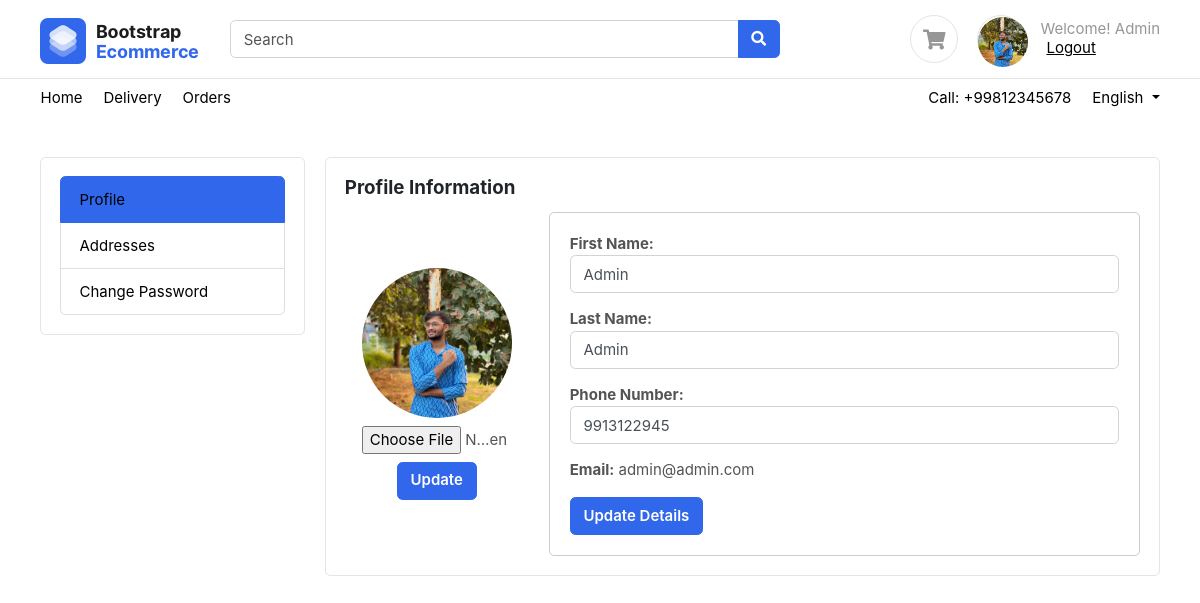
The page /account/user/admin@admin.com/ (signed in) on the database its author committed.
### accounts/models.py (models this page shows, shortened)
class User(AbstractUser):
    username = None
    first_name = models.CharField(_("first name"), max_length=150, blank=True, null=True)
    last_name = models.CharField(_("last name"), max_length=150, blank=True, null=True)
    email = models.EmailField(primary_key=True)
    phone_number = models.CharField(max_length=20, null=True, blank=True)
    user_bio = models.TextField(null=True, blank=True)
    user_image = models.ImageField(upload_to="profile", null=True, blank=True)
    email_token = models.CharField(max_length=100, null=True, blank=True)
    is_email_verified = models.BooleanField(default=False)
    reset_password_token = models.UUIDField(default=None , null=True, blank=True)
    USERNAME_FIELD = 'email'
    REQUIRED_FIELDS = []
    objects = UserManager()
    class Meta:
        verbose_name = 'profile'
    def __str__(self):
        return self.email

### accounts/views.py (the view, shortened to what this page needs)
# urls.py: path('user/<str:email>/', user_profile, name='profile'),
@login_required(login_url='login')
def user_profile(request, email):
    if request.user.email==email:
        return render(request, 'accounts/profile.html')
    else:
        messages.warning(request, 'You are not authorized to access this page')
        return HttpResponseRedirect(request.path_info)

### templates/accounts/profile.html (shortened to what this page needs)
{% extends "base/base.html" %}
{% block content %}
<section class="section-content padding-y" style="min-height:80vh">
    <div class="container">
        <div class="row">
            <div class="col-md-3">
                <div class="card">
                    <div class="card-body">
                        <ul class="list-group">
                            <li class="list-group-item active"><a href="{% url 'profile' request.user%}">Profile</a></li>
                            <li class="list-group-item"><a href="{% url 'address' %}">Addresses</a></li>
                            <li class="list-group-item"><a href="{% url 'change-password' %}">Change Password</a></li>
                        </ul>
                    </div>
                </div>
            </div>
            <div class="col-md-9">
                <div id="profile" class="card">
                    <div class="card-body">
                        <h5 class="card-title">Profile Information</h5>
                        <div class="row">
                            <div class="col-md-3 d-flex justify-content-center align-items-center">
                                <div class="profile-image-container">
                                    {% if request.user.user_image %}
                                    <img id="profile-image" src="{{ request.user.user_image.url }}" alt="Profile Picture" class="img-fluid rounded-circle img-sm mb-2" style="width: 150px; height: 150px;" >
                                    {% else %}
                                        <i class="fa fa-user"></i>
                                    {% endif %}
                                    <form method="post" enctype="multipart/form-data">
                                        <input type="file" name="profile_picture" accept="image/*" style="width:150px;">
                                        <button type="submit" class="btn btn-primary mt-2">Update</button>
                                    </form>
                                </div>
                            </div>
                            <div class="col-md-9">
                                <form id="user-details-form" method="post">
                                    <div class="profile-details">
                                        <p><strong>First Name:</strong> <input type="text" name="first_name" value="{{ request.user.first_name }}" class="form-control"></p>
                                        <p><strong>Last Name:</strong> <input type="text" name="last_name" value="{{ request.user.last_name }}" class="form-control"></p>
                                        <p><strong>Phone Number:</strong> <input type="text" name="phone_number" value="{{ request.user.phone_number }}" class="form-control"></p>
                                        <p><strong>Email:</strong> {{ request.user.email }}</p>
                                        <button type="submit" class="btn btn-primary">Update Details</button>
                                    </div>
                                </form>
                            </div>
                        </div>
                    </div>
                </div>
            </div>
        </div>
    </div>
</section>
{% endblock content %}

### templates/base/base.html (shortened to what this page needs)
<!DOCTYPE HTML>
<html lang="en">
<head>
    <link rel="stylesheet" href="/static/css/slick.css">
    <link rel="stylesheet" href="/static/css/slick-theme.css">
    <link href="/static/css/bootstrap.css" rel="stylesheet" type="text/css" />
    <link href="/static/fonts/fontawesome/css/all.min.css" type="text/css" rel="stylesheet">
    <link href="/static/css/ui.css" rel="stylesheet" type="text/css" />
    <link href="/static/css/responsive.css" rel="stylesheet" />
</head>
<body>
    <header class="section-header">
        <section class="header-main border-bottom">
            <div class="container">
                <div class="row align-items-center">
                    <div class="col-lg-2 col-4">
                        <div class="brand-wrap">
                            <a class="logo" href="/"><img src="/static/images/logo.png" alt="logo"></a>
                        </div>
                    </div>
                    <div class="col-lg-6 col-sm-12">
                        <form action="{% url 'search'  %}" class="search">
                            <div class="input-group w-100">
                                <input id="productName" type="text" name="name" class="form-control" placeholder="Search">
                                <div class="input-group-append">
                                    <button class="btn btn-primary" type="submit">
                                        <i class="fa fa-search"></i>
                                    </button>
                                </div>
                            </div>
                        </form>
                    </div>
                    <div class="col-lg-4 col-sm-6 col-8">
                        <div class="widgets-wrap float-md-right">
                            <div class="widget-header  mr-3">
                                <a href="{% url 'cart' %}" class="icon icon-sm rounded-circle border"><i
                                        class="fa fa-shopping-cart"></i></a>
                            </div>
                            <div class="widget-header icontext">
                                {% if request.user.is_authenticated %}
                                    {% if request.user.user_image %}
                                        <a href="{% url 'profile' request.user.email %}" class="icon icon-sm rounded-circle border">
                                            <img class="rounded-circle" src="{{ request.user.user_image.url }}" alt="User Image" style="width: 50px; height: 50px; border-radius: 50%; object-fit: cover;">
                                        </a>
                                    {% else %}
                                        <a href="{% url 'profile' request.user.email %}" class="icon icon-sm rounded-circle border">
                                            <i class="fa fa-user"></i>
                                        </a>
                                    {% endif %}
                                {% else %}
                                    <a class="icon icon-sm rounded-circle border">
                                        <i class="fa fa-user"></i>
                                    </a>
                                {% endif %}
                                <div class="text">
                                    <span class="text-muted">
                                        {% if request.user.is_authenticated %}
                                        Welcome! {{ request.user.first_name }}
                                        {% else %}
                                        Sign In
                                        {% endif %}
                                    </span>
                                    {% if request.user.is_authenticated %}
                                    <div>
                                        <form method="post" action="{% url 'logout' %}" style="display: inline;">
                                            <button type="submit" style="background: none; border: none; color: black; text-decoration: underline; cursor: pointer;">Logout</button>
                                        </form>
                                    </div>
                                    {% else %}
                                    <div>
                                        <a href="{% url 'login' %}">Log in</a> |
                                        <a href="{% url 'register' %}"> Register</a>
                                    </div>
                                    {% endif %}
                                </div>
                            </div>
                        </div>
                    </div>
                </div>
            </div>
        </section>
        <nav class="navbar navbar-expand p-0">
            <div class="container">
                <ul class="navbar-nav d-none d-md-flex mr-auto">
                    <li class="nav-item"><a class="nav-link" href="/">Home</a></li>
                    <li class="nav-item"><a class="nav-link" href="#">Delivery</a></li>
                    <li class="nav-item"><a class="nav-link" href="{% url 'orders-page'%}">Orders</a></li>
                </ul>
                <ul class="navbar-nav">
                    <li class="nav-item"><a href="#" class="nav-link"> Call: +99812345678 </a></li>
                    <li class="nav-item dropdown">
                        <a href="#" class="nav-link dropdown-toggle" data-toggle="dropdown"> English </a>
                    </li>
                </ul>
            </div>
        </nav>
    </header>
    {% block content %}
    {% endblock content %}
</body>
</html>

### static/css/ui.css (style rules this page uses)
html { font-family: 'Inter', sans-serif; font-size: 15px; }
.icon-xs, .icon-sm, .icon-md, .icon-lg { display: inline-block; text-align: center; flex-shrink: 0; flex-grow: 0; }
.icon-sm { width: 48px; height: 48px; line-height: 48px; font-size: 20px; }
.img-xs, .img-sm, .img-md, .img-lg { object-fit: cover; flex-shrink: 0; flex-grow: 0; }
.img-sm { width: 80px; height: 80px; }
.padding-y { padding-top: 40px; padding-bottom: 40px; }
.card .card-title { color: #212529; }
.header-main { position: relative; padding-top: 1rem; padding-bottom: 1rem; }
.brand-wrap .logo, .navbar-brand .logo { margin-right: 7px; max-height: 42px; display: inline-block; }
.widget-header { display: inline-block; vertical-align: middle; position: relative; }
.widget-header a { color: #545454; }
.widget-header i { color: #969696; }
.widget-header form { min-width: 280px; }
[class*="list-"] li:after { visibility: hidden; display: block; content: ""; overflow: hidden; height: 0; clear: both; }
.icontext { display: inline-flex; align-items: center; vertical-align: middle; }
.icontext .text { width: 100%; line-height: 1.2; color: #212529; }
.icontext .icon { position: relative; margin-right: 15px; flex-shrink: 0; flex-grow: 0; }

### templates/base/base.html (style rules this page uses)
a { color: black; background-color: transparent; text-decoration: none; }

### templates/accounts/profile.html (style rules this page uses)
.profile-image-container { text-align: center; }
.profile-details { padding: 20px; border: 1px solid #ccc; border-radius: 5px; }

### rows shown on the page
User: user.user_image (picture), user.first_name "Admin", first_name "Admin", last_name "Admin", phone_number "9913122945", user.email "admin@admin.com"
